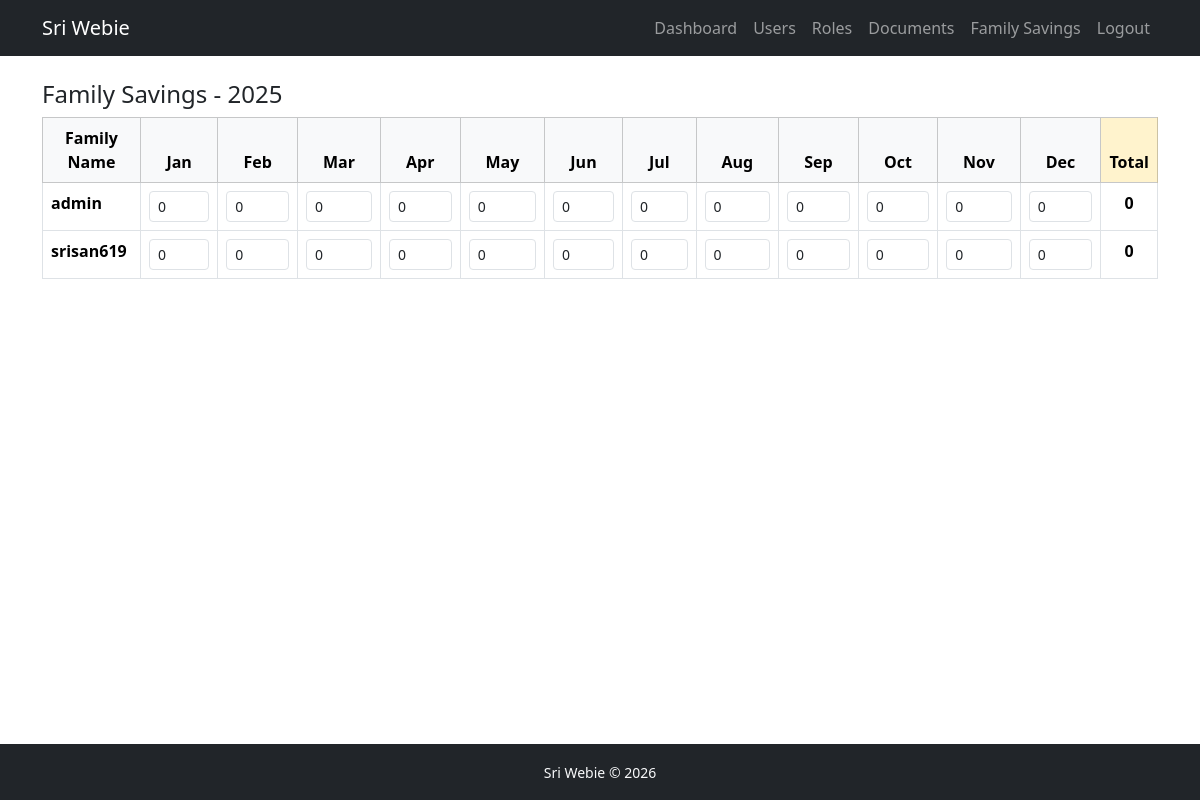
Before: /family-savings/ (signed in) with the older database file.
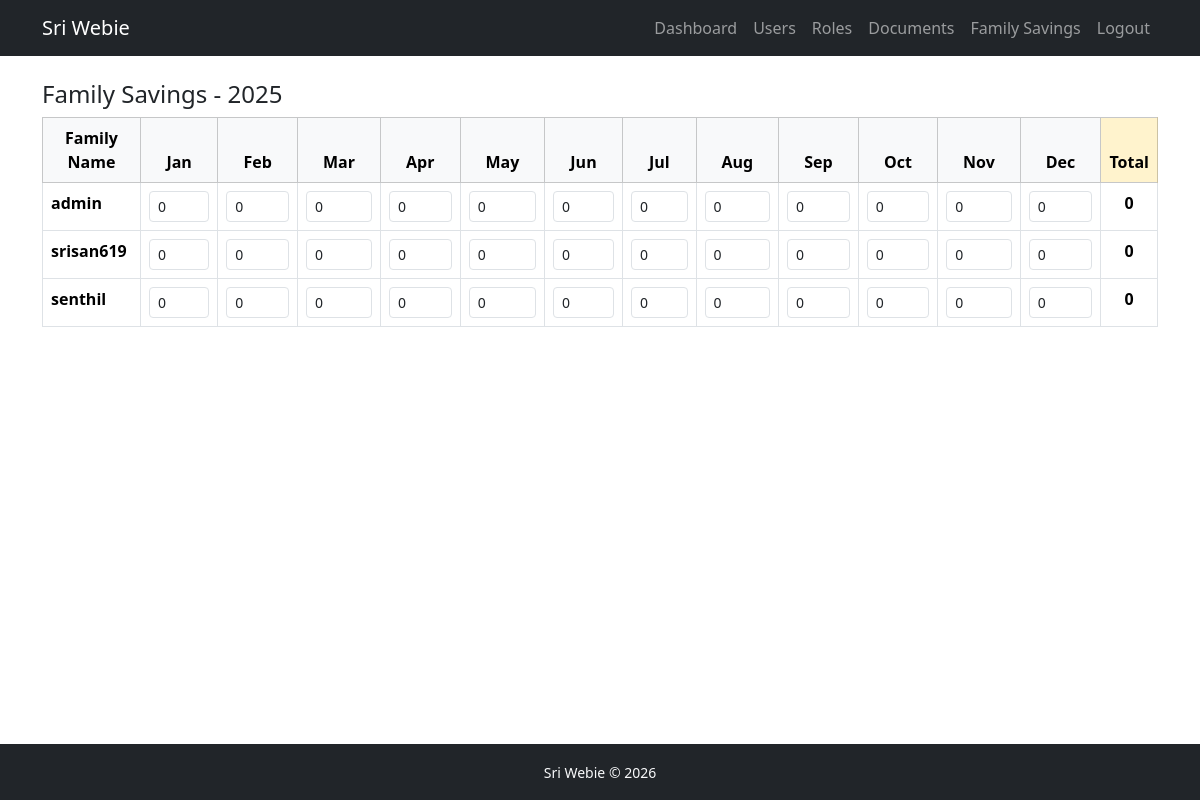
After: the same page with the newer database file.
### users/models.py (models this page shows, shortened)
class User(AbstractUser):
    role = models.ForeignKey(Role, on_delete=models.PROTECT, null=True, blank=True)
    groups = models.ManyToManyField('auth.Group', related_name='custom_user_set', blank=True, help_text='The groups this user belongs to', verbose_name='groups')
    user_permissions = models.ManyToManyField('auth.Permission', related_name='custom_user_set', blank=True, help_text='Specific permissions for this user.', verbose_name='user permissions')

### family_savings/views.py (the view)
# urls.py: path("", family_savings_view, name="family_savings")
@login_required
def family_savings_view(request):
    MONTHS = [
        (1, 'Jan'), (2, 'Feb'),(3, 'Mar'), (4, 'Apr'), (5, 'May'), (6, 'Jun'), (7, 'Jul'), (8, 'Aug'), (9, 'Sep'), (10, 'Oct'), (11, 'Nov'), (12, 'Dec')
    ]
    year = int(request.GET.get("year", 2025))
    users = User.objects.filter(
        is_active=True
    ).exclude(role__role_name="auditor")
    data = []
    for user in users:
        row = {"user": user, "months": {}, "total": 0}
        for m in range(1,13):
            saving = MonthlySaving.objects.filter(
                user=user, year=year, month=m
            ).first()
            amount = saving.amount if saving else 0
            row["months"][m] = amount
            row["total"] += amount
        data.append(row)
    return render(request, "family_savings/table.html", {
        "data": data,
        "year": year,
        "months": MONTHS,
        "is_readonly": is_auditor(request.user)
    })

### users/views.py (called while the page is built)
def is_auditor(user):
    return user.role and user.role.role_name == 'auditor'

### family_savings/templates/family_savings/table.html
{%extends "users/base.html"%}
{%block content%}
<h4>Family Savings - {{year}}</h4>
<table class="table table-bordered text-center">
    <thead class="table-light">
        <tr>
            <th>Family Name</th>
            {% for month_no, month_name in months %}
                <th>{{ month_name }}</th>
            {% endfor %}
            <th class="table-warning">Total</th>
        </tr>
    </thead>
    <tbody>
        {%for row in data%}
            <tr>
                <td class="text-start fw-bold">{{row.user.username}}</td>
                {% for month, amount in row.months.items %}
                <td>
                    {% if is_readonly %}
                        {{amount|default:"-"}}
                    {%else%}
                        <input type="number" class="form-control form-control-sm" value="{{amount}}" data-member="{{row.member.id}}" data-month="{{month}}">
                    {%endif%}
                </td>
                {%endfor%}
                <td class="fw-bold">{{row.total}}</td>
            </tr>
        {%endfor%}
    </tbody>
</table>
{%endblock%}

### users/templates/users/base.html (shortened to what this page needs)
<!DOCTYPE html>
<html lang="en">
<head>
    <link href="https://cdn.jsdelivr.net/npm/bootstrap-icons/font/bootstrap-icons.css" rel="stylesheet">
    <link href="https://cdn.jsdelivr.net/npm/bootstrap@5.3.2/dist/css/bootstrap.min.css" rel="stylesheet">
</head>
<body class="d-flex flex-column min-vh-100">
    <nav class="navbar navbar-expand-lg navbar-dark bg-dark">
        <div class="container">
            <a href="/dashboard/" class="navbar-brand">Sri Webie</a>
            <div class="collapse navbar-collapse" id="navbarNav">
                <ul class="navbar-nav ms-auto">
                    {% if request.user.is_authenticated %}
                        <li class="nav-item">
                            <a href="/dashboard/" class="nav-link">Dashboard</a>
                        </li>
                        {% if request.user.role.role_name == "admin" %}
                            <li class="nav-item">
                                <a href="/users/" class="nav-link">Users</a>
                            </li>
                            <li class="nav-item">
                                <a href="/roles/" class="nav-link">Roles</a>
                            </li>
                        {%endif%}
                        <li class="nav-item">
                            <a href="/documents/" class="nav-link">Documents</a>
                        </li>
                        <li class="nav-item">
                            <a href="/family-savings/" class="nav-link">Family Savings</a>
                        </li>
                        <li class="nav-item">
                            <a href="/logout/" class="nav-link">Logout</a>
                        </li>
                    {%else%}
                        <li class="nav-item">
                            <a href="/login/" class="nav-link">Login</a>
                        </li>
                    {%endif%}
                </ul>
            </div>
        </div>
    </nav>
    <main class="container my-4">
    {%block content%}
    {%endblock%}
    </main>
    <footer class="bg-dark text-light mt-auto">
        <div class="container text-center py-3">
            <small>
                Sri Webie © {% now "Y" %}
            </small>
        </div>
    </footer>
</body>
</html>

Changed rows visible on the page:
added User: user.username "senthil", months "0" "0" "0" "0" "0" "0" "0" "0" "0" "0" "0" "0", total "0"
